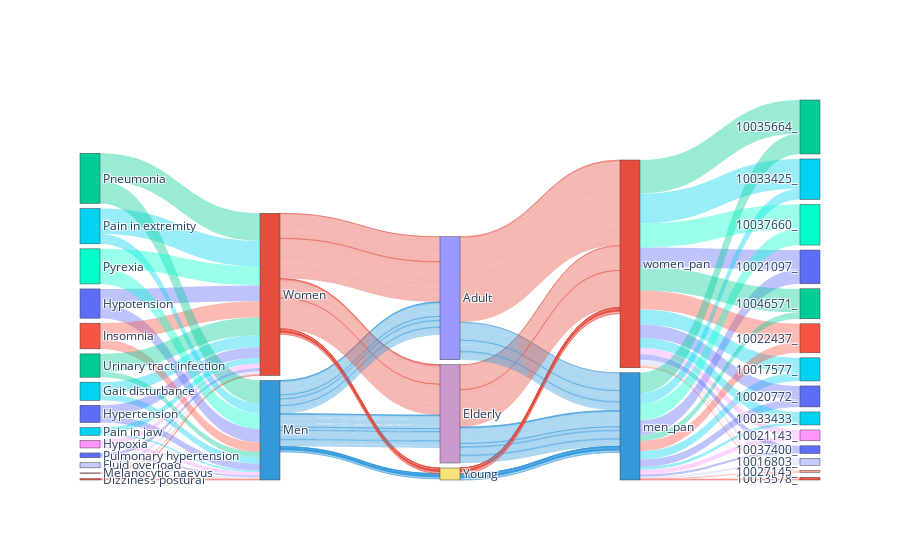

Write notebook code for a chart like this one.
### Code cell
fig = go.Figure( 
    data=[go.Sankey( # The plot we are interest
        # This part is for the node information
        node = dict( 
            label = Node_label_last_jiazi,
            color = node_color_last,
            pad = 5
        ),
        # This part is for the link information
        link = dict(
            source = source_node_last,
            target = target_node_last,
            value = Values_last,
            color = my_link_color_last
        ))])

# With this save the plots 
# plot(fig,
#      image_filename='sankey_final_nonpan_newcolor', 
#      image='svg', 
#      image_width=1000, 
#      image_height=500
# )

# And shows the plot
fig.show()

### Figure 1 — Plotly figure (JSON) as saved in the notebook; plotly's stock layout.template omitted (floating-point values rounded to 4 significant figures; data arrays with more than 128 entries replaced by an {"elided": "..."} marker saying what was removed)
{"data": [{"link": {"color": {"elided": "224 str values"}, "source": {"elided": "224 int values"}, "target": {"elided": "224 int values"}, "value": {"elided": "224 int values"}}, "node": {"color": ["#F85443", "#C5CAFB", "#00D3F0", "#5D6DF5", "#5D6DF5", "#FF96FC", "#F85443", "#FDA79B", "#00D3F0", "#00D3F0", "#00CC98", "#5D6DF5", "#00FFCB", "#00CC98", "#3498DB", "#E74C3C", "#F7E377", "#9999FF", "#CC99CC", "#3498DB", "#E74C3C", "#F85443", "#C5CAFB", "#00D3F0", "#5D6DF5", "#5D6DF5", "#FF96FC", "#F85443", "#FDA79B", "#00D3F0", "#00D3F0", "#00CC98", "#5D6DF5", "#00FFCB", "#00CC98"], "label": ["Dizziness postural", "Fluid overload", "Gait disturbance", "Hypertension", "Hypotension", "Hypoxia", "Insomnia", "Melanocytic naevus", "Pain in extremity", "Pain in jaw", "Pneumonia", "Pulmonary hypertension", "Pyrexia", "Urinary tract infection", "Men", "Women", "Young", "Adult", "Elderly", "men_pan", "women_pan", "10013578_", "10016803_", "10017577_", "10020772_", "10021097_", "10021143_", "10022437_", "10027145_", "10033425_", "10033433_", "10035664_", "10037400_", "10037660_", "10046571_"], "pad": 5}, "type": "sankey"}], "layout": {}}
